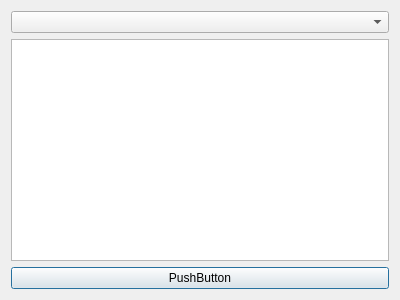
<?xml version="1.0" encoding="UTF-8"?>
<ui version="4.0">
 <class>test_Dir</class>
 <widget class="QDialog" name="test_Dir">
  <property name="geometry">
   <rect>
    <x>0</x>
    <y>0</y>
    <width>400</width>
    <height>300</height>
   </rect>
  </property>
  <property name="windowTitle">
   <string>Dialog</string>
  </property>
  <layout class="QVBoxLayout" name="verticalLayout_2">
   <item>
    <layout class="QVBoxLayout" name="verticalLayout">
     <item>
      <widget class="QComboBox" name="comboBox"/>
     </item>
     <item>
      <widget class="QListWidget" name="listWidget"/>
     </item>
     <item>
      <widget class="QPushButton" name="pushButton">
       <property name="text">
        <string>PushButton</string>
       </property>
      </widget>
     </item>
    </layout>
   </item>
  </layout>
 </widget>
 <resources/>
 <connections/>
</ui>
